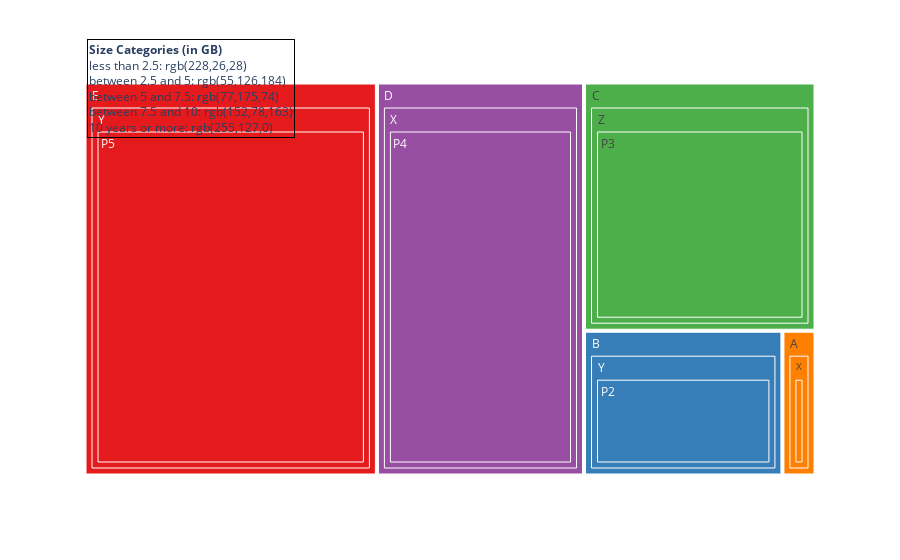

Notebook cell for this chart:
### Code cell
import plotly.express as px
import pandas as pd

# Sample data
data = {
    'category_1': ['A', 'B', 'C', 'D', 'E'],
    'category_2': ['X', 'Y', 'Z', 'X', 'Y'],
    'subcategory': ['P1', 'P2', 'P3', 'P4', 'P5'],
    'size_in_gb': [0.5, 3, 6, 8.5, 12]  # Sizes in GB to fit the given bins
}

df = pd.DataFrame(data)

# Define bins and labels as per the logic provided
bins = [0, 2.5, 5, 7.5, 10, float('inf')]
labels = [
    'less than 2.5',
    'between 2.5 and 5',
    'between 5 and 7.5',
    'between 7.5 and 10',
    '10 years or more'
]

# Assign each entry to a bin based on 'size_in_gb'
df['size_bin'] = pd.cut(df['size_in_gb'], bins=bins, labels=labels, right=False)

set1_colors = [
    'rgb(228,26,28)', 'rgb(55,126,184)', 'rgb(77,175,74)',
    'rgb(152,78,163)', 'rgb(255,127,0)', 'rgb(255,255,51)',
    'rgb(166,86,40)', 'rgb(247,129,191)', 'rgb(153,153,153)'
]

fig = px.treemap(
    df, 
    path=['category_1', 'category_2', 'subcategory'], 
    values='size_in_gb', 
    color='size_bin',
    color_discrete_sequence=set1_colors
)

# key for uhhhhh
fig.update_layout(
    annotations=[
        dict(
            text="<b>Size Categories (in GB)</b><br>less than 2.5: rgb(228,26,28)<br>between 2.5 and 5: rgb(55,126,184)<br>between 5 and 7.5: rgb(77,175,74)<br>between 7.5 and 10: rgb(152,78,163)<br>10 years or more: rgb(255,127,0)",
            showarrow=False,
            align='left',
            x=0.01,
            y=1.05,
            xref='paper',
            yref='paper',
            bordercolor='black',
            borderwidth=1
        )
    ]
)



fig.show()

### Figure 1 — Plotly figure (JSON) as saved in the notebook; plotly's stock layout.template omitted (floating-point values rounded to 4 significant figures)
{"data": [{"branchvalues": "total", "customdata": [["10 years or more"], ["between 2.5 and 5"], ["between 5 and 7.5"], ["between 7.5 and 10"], ["less than 2.5"], ["less than 2.5"], ["between 7.5 and 10"], ["between 2.5 and 5"], ["10 years or more"], ["between 5 and 7.5"], ["less than 2.5"], ["between 2.5 and 5"], ["between 5 and 7.5"], ["between 7.5 and 10"], ["10 years or more"]], "domain": {"x": [0, 1], "y": [0, 1]}, "hovertemplate": "labels=%{label}<br>size_in_gb=%{value}<br>parent=%{parent}<br>id=%{id}<br>size_bin=%{customdata[0]}<extra></extra>", "ids": ["E/Y/P5", "B/Y/P2", "C/Z/P3", "D/X/P4", "A/X/P1", "A/X", "D/X", "B/Y", "E/Y", "C/Z", "A", "B", "C", "D", "E"], "labels": ["P5", "P2", "P3", "P4", "P1", "X", "X", "Y", "Y", "Z", "A", "B", "C", "D", "E"], "marker": {"colors": ["rgb(228,26,28)", "rgb(55,126,184)", "rgb(77,175,74)", "rgb(152,78,163)", "rgb(255,127,0)", "rgb(255,127,0)", "rgb(152,78,163)", "rgb(55,126,184)", "rgb(228,26,28)", "rgb(77,175,74)", "rgb(255,127,0)", "rgb(55,126,184)", "rgb(77,175,74)", "rgb(152,78,163)", "rgb(228,26,28)"]}, "name": "", "parents": ["E/Y", "B/Y", "C/Z", "D/X", "A/X", "A", "D", "B", "E", "C", "", "", "", "", ""], "type": "treemap", "values": [12, 3, 6, 8.5, 0.5, 0.5, 8.5, 3, 12, 6, 0.5, 3, 6, 8.5, 12]}], "layout": {"annotations": [{"align": "left", "bordercolor": "black", "borderwidth": 1, "showarrow": false, "text": "<b>Size Categories (in GB)</b><br>less than 2.5: rgb(228,26,28)<br>between 2.5 and 5: rgb(55,126,184)<br>between 5 and 7.5: rgb(77,175,74)<br>between 7.5 and 10: rgb(152,78,163)<br>10 years or more: rgb(255,127,0)", "x": 0.01, "xref": "paper", "y": 1.05, "yref": "paper"}], "legend": {"tracegroupgap": 0}, "margin": {"t": 60}, "treemapcolorway": ["rgb(228,26,28)", "rgb(55,126,184)", "rgb(77,175,74)", "rgb(152,78,163)", "rgb(255,127,0)", "rgb(255,255,51)", "rgb(166,86,40)", "rgb(247,129,191)", "rgb(153,153,153)"]}}
